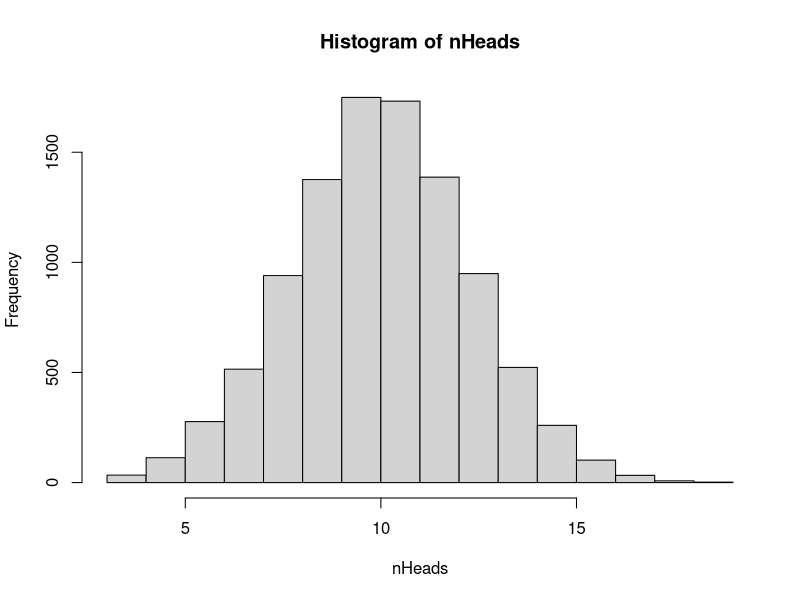
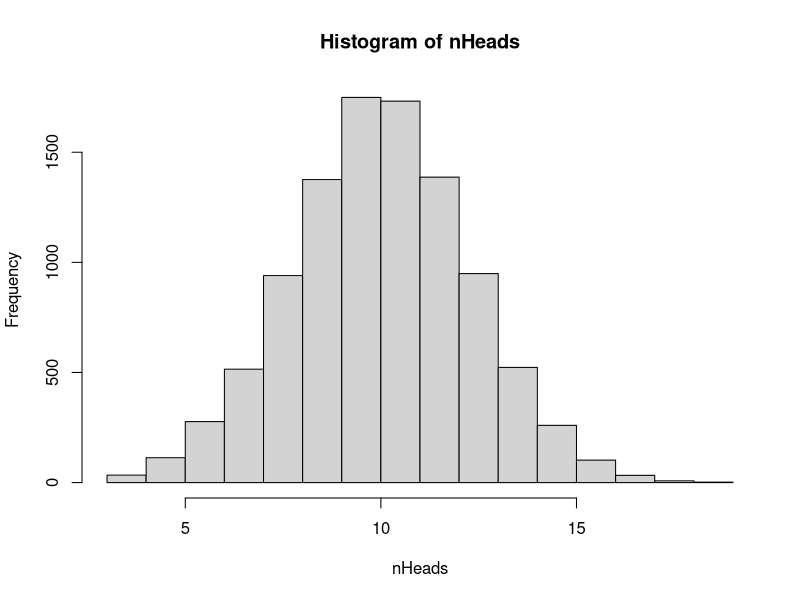
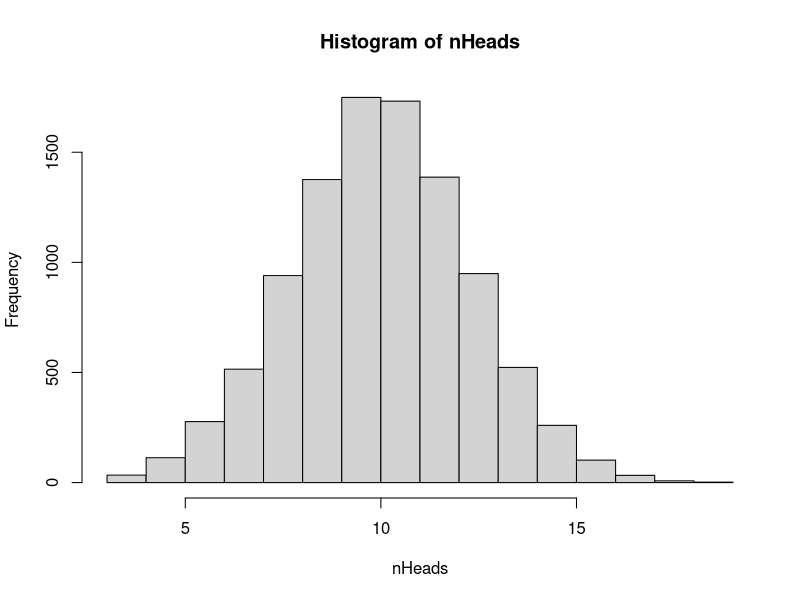

Reproduce these figures in R, in order.
## ---- chunk 1
library(dplyr); library(ggplot2); library(kableExtra)
## ---- chunk 2
aCoin <- c("HEADS", "TAILS") # create a "coin"
## ---- chunk 3
sample( aCoin, 
        size=1, 
        replace=TRUE ) # "flip" it once
## ---- chunk 4
aCoin <- c("HEADS", "TAILS") # create a "coin"
twentyOneFlips <- sample( aCoin, size=21, replace=TRUE ) # "flip" it 21 times
print( twentyOneFlips ) # print the flips

## ---- chunk 5
nHeads <- sum( twentyOneFlips == "HEADS" ) # count the number of HEADS out of 21
print( nHeads ) # print the number of heads
## ---- chunk 6
# setting up the simulation
nSims <- 10000 # number of simulations
aCoin <- c("HEADS", "TAILS") # create a "coin"
nHeads <- rep(NA, times=nSims) # an empty vector to hold simulation results
# loop to conduct simulation
for (i in 1:nSims) {
twentyOneFlips <- sample( aCoin, size=21, replace=TRUE ) # flip 21 coins
nHeads[i] <- sum( twentyOneFlips == "HEADS" ) # count and store the number of HEADS
}
## ---- chunk 7
table(nHeads)
## ---- chunk 8
hist(nHeads, breaks = 20)
## ---- chunk 9
sum( nHeads >= 16 ) # samples with 16 or more HEADS

sum( nHeads >= 16 )/nSims # ...as a proportion

## ---- chunk 10
hist(nHeads, breaks = 20)
## ---- chunk 11

hist(nHeads, breaks = 20)

## ---- chunk 12
# count samples with 16 or more HEADS and 5 or fewer HEADS
sum( nHeads >= 16 ) + sum( nHeads <= 5)

(sum( nHeads >= 16 ) + sum( nHeads <= 5))/nSims # ...as a proportion
